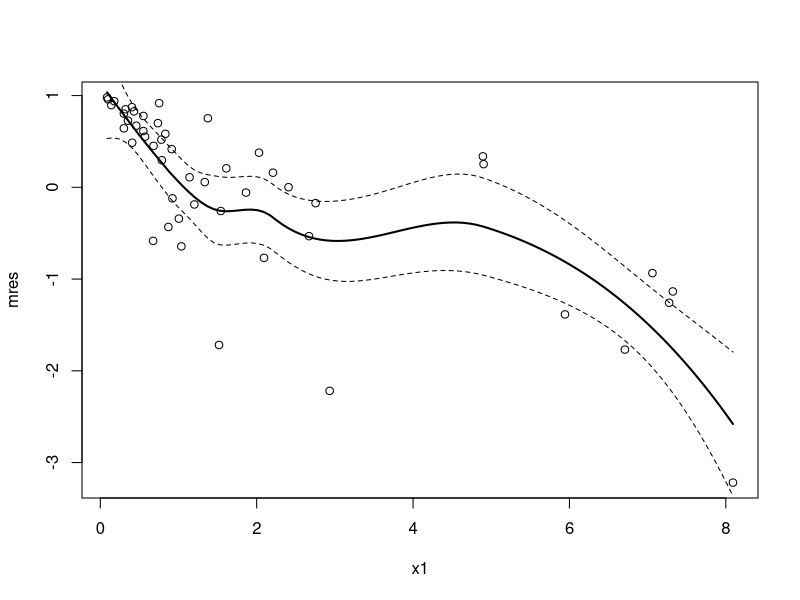
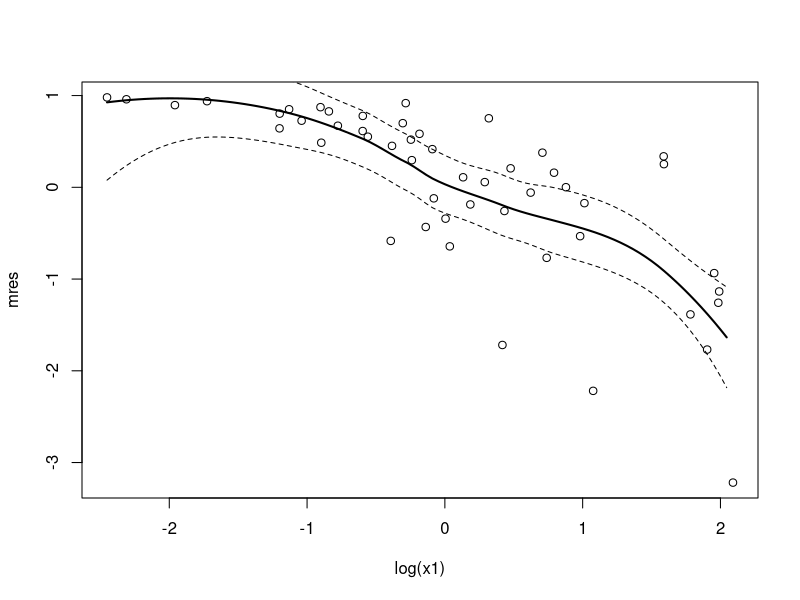
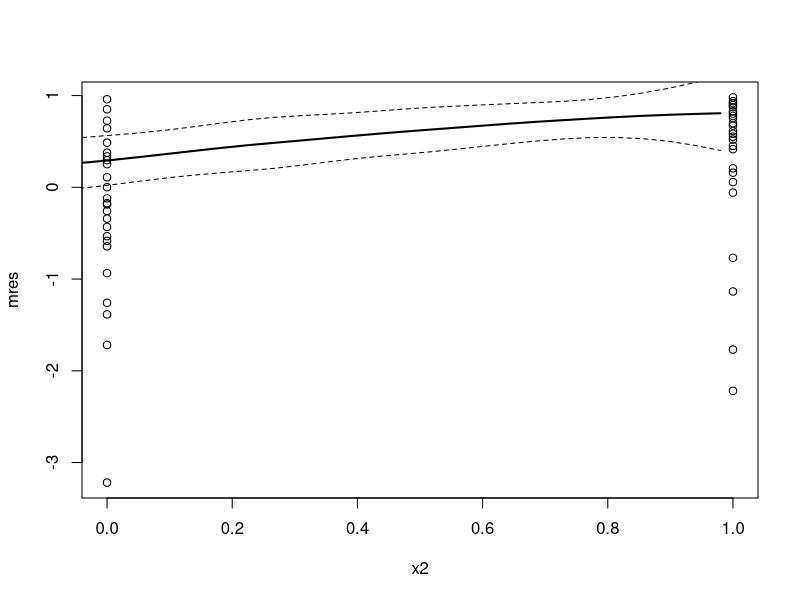
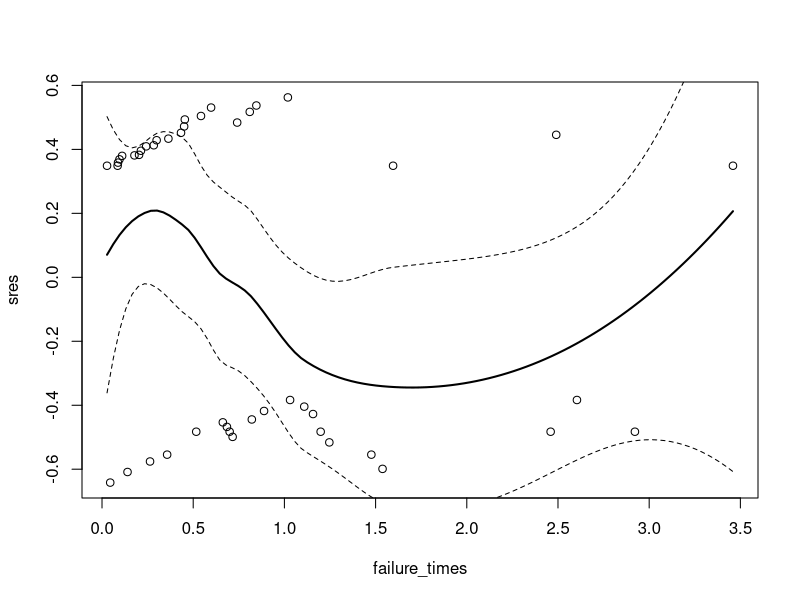
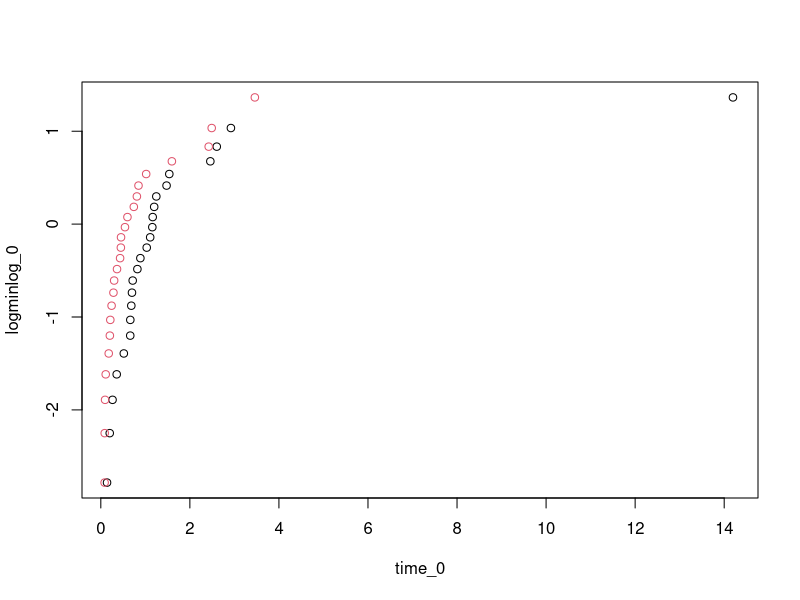
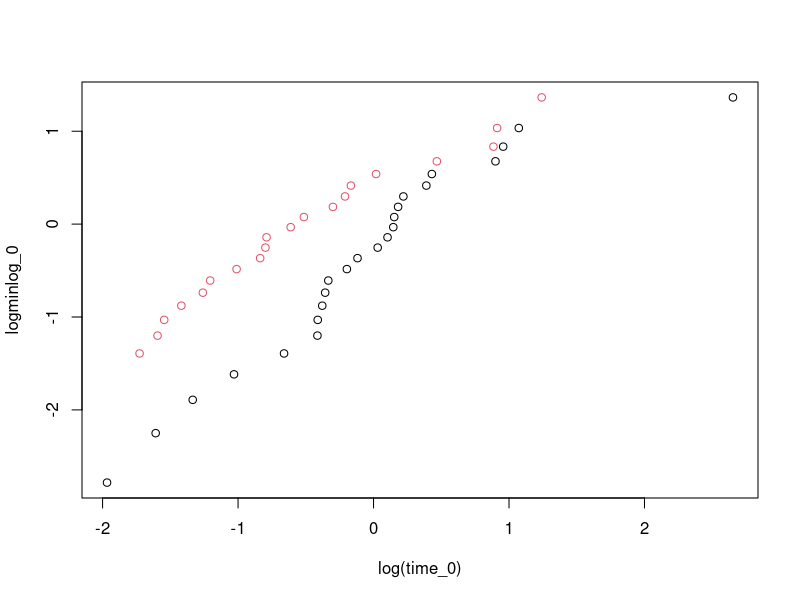

Write the R code that produced these figures, in order.
rm(list=ls())

## ---- preliminary
library(survival)
data <- read.table("data.dat")
attach(data)

smoothSEcurve <- function(yy, xx) {
  # use after a call to "plot"
  # fit a lowess curve and 95% confidence interval curve
  # make list of x values
  xx.list <- min(xx) + ((0:100)/100)*(max(xx) - min(xx))
  # Then fit loess function through the points (xx, yy)
  # at the listed values
  yy.xx <- predict(loess(yy ~ xx), se=T,
                   newdata=data.frame(xx=xx.list))
  lines(yy.xx$fit ~ xx.list, lwd=2)
  lines(yy.xx$fit -
          qt(0.975, yy.xx$df)*yy.xx$se.fit ~ xx.list, lty=2)
  lines(yy.xx$fit +
          qt(0.975, yy.xx$df)*yy.xx$se.fit ~ xx.list, lty=2)
}

## ---- 1
coxreg <- coxph(Surv(y, delta)~1)
mres <- residuals(coxreg, type="martingale")

plot(x1, mres)
smoothSEcurve(mres, x1)
plot(log(x1), mres)
smoothSEcurve(mres, log(x1))
plot(x2, mres)
smoothSEcurve(x2, mres)

## ---- 2
coxreg2 <- coxph(Surv(y,delta)~x2)
sres <- residuals(coxreg2,type="schoenfeld")
failure_times <- sort(y[delta==1])
failure_times <- failure_times[failure_times != 0]
plot(failure_times,sres)
smoothSEcurve(sres,failure_times)

Rhat_0 <- survfit(Surv(y) ~ x2, subset={x2==0})
n_0 = length(Rhat_0$surv)
Rhathat_0 <- (tail(Rhat_0$surv, n_0-1) + head(Rhat_0$surv, n_0-1)) / 2
time_0 <- tail(Rhat_0$time, n_0-1)
logminlog_0 <- log(-log(Rhathat_0))

Rhat_1 <- survfit(Surv(y) ~ x2, subset={x2==1})
n_1 = length(Rhat_1$surv)
Rhathat_1 <- (tail(Rhat_1$surv, n_1-1) + head(Rhat_1$surv, n_1-1)) / 2
time_1 <- tail(Rhat_1$time, n_1-1)
logminlog_1 <- log(-log(Rhathat_1))

plot(time_0, logminlog_0)
points(time_1, logminlog_1, col=2)
plot(log(time_0), logminlog_0)
points(log(time_1), logminlog_1, col=2)

## ---- 3


## ---- 4

## ---- 5

## ---- 6

## ---- 7

## ---- 8

## ---- 9

